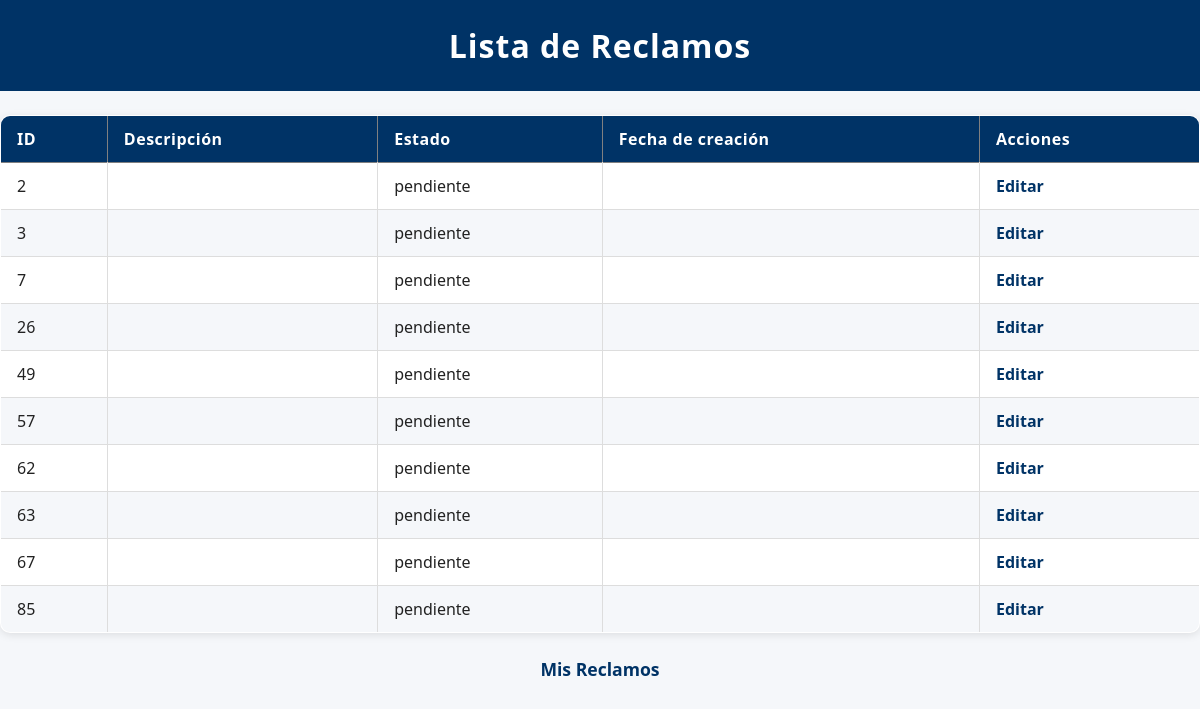
The app's page /listar_reclamos (signed in), older data.
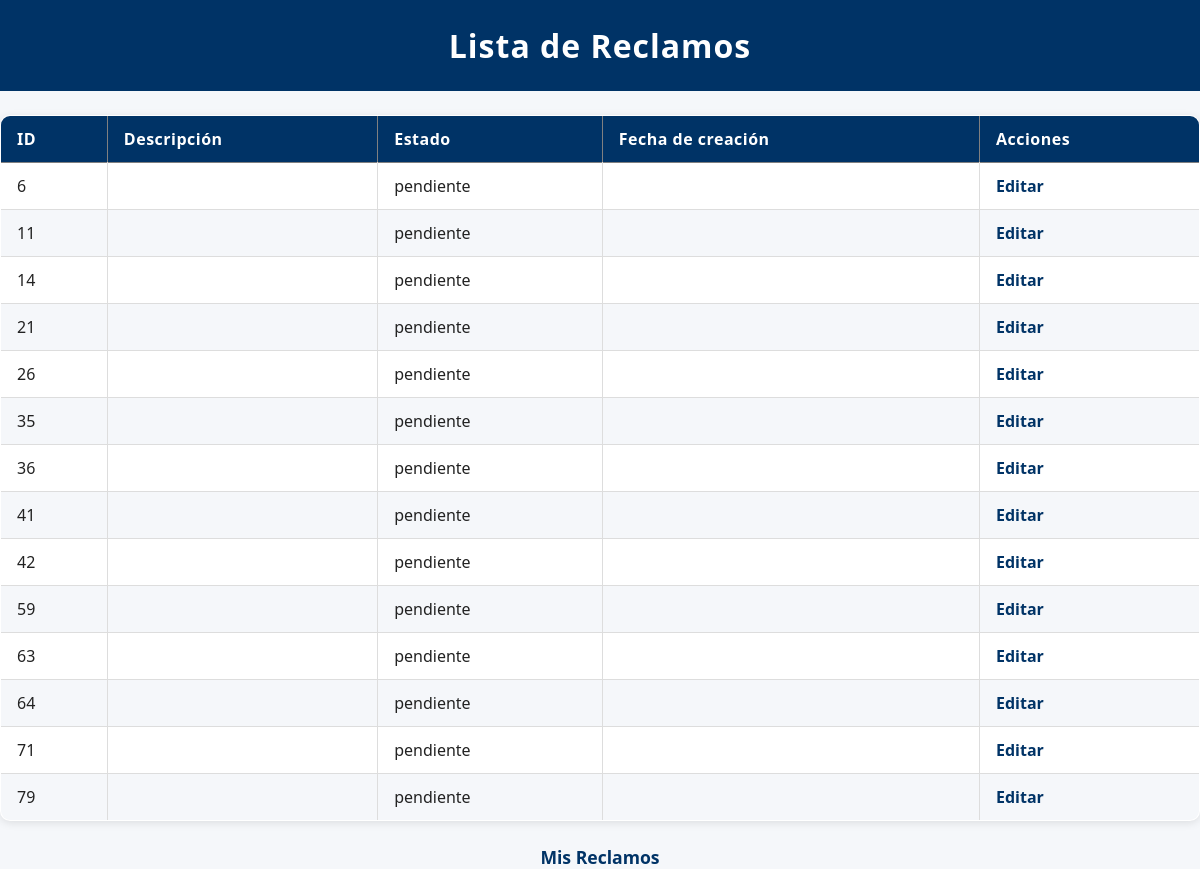
The same page, newer data.
### modules/modelos.py (models this page shows, shortened)
class Base(DeclarativeBase):
    pass

class ModeloReclamo(Base):
    __tablename__ = 'reclamos'
    id = Column(Integer, primary_key=True)
    estado = Column(String, default="pendiente")
    fecha_hora = Column(DateTime, default=datetime.utcnow)
    contenido = Column(String)
    usuario_id = Column(Integer, ForeignKey('usuarios.id'))
    departamento = Column(String)
    clasificacion = Column(String)
    cantidad_adherentes = Column(Integer, default=1) #Se contabiliza como adherente el usuario que crea el reclamo
    tiempo_estimado = Column(Integer,default=0) #Solo se cambia cuando el reclamo pasa de pendiente -->en proceso
    resuelto_en = Column(Integer,default=None) #Representa la cantidad de días que se tardó en resolver un reclamo
    usuarios = relationship(
        "ModeloUsuario",
        secondary=usuarios_reclamos,
        back_populates="reclamos"
    )
    usuario = relationship("ModeloUsuario", foreign_keys=[usuario_id], backref="reclamos_creados")

### server.py (the view)
@app.route('/listar_reclamos')
@login_required
def listar_reclamos():
    reclamos = repo_reclamos.obtener_todos_los_registros(current_user.id)
    return render_template('listar_reclamos.html', reclamos=reclamos)

### modules/login.py (called while the page is built)
    @property
    def is_authenticated(self):
        return True

### modules/repositorio.py (called while the page is built)
    def obtener_registro_por_filtro(self, campo, valor, campo2=None, valor2=None):
        query = self.__session.query(ModeloUsuario).filter(getattr(ModeloUsuario, campo) == valor)
        if campo2 and valor2:
            query = query.filter(getattr(ModeloUsuario, campo2) == valor2)
        modelo = query.first()
        if modelo:
            return self.__map_modelo_a_entidad(modelo)
        return None

    def __map_modelo_a_entidad(self, modelo: ModeloUsuario):
        return Usuario(
            nombre=modelo.nombre,
            apellido=modelo.apellido,
            email=modelo.email,
            nombre_de_usuario=modelo.nombre_de_usuario,
            contraseña=modelo.contraseña,
            rol=modelo.rol,
            claustro=modelo.claustro,
            id=modelo.id
        )

    def obtener_todos_los_registros(self, usuario_id):
        return self.__session.query(ModeloReclamo).filter_by(usuario_id=usuario_id).all()

### modules/usuarios.py (called while the page is built)
    @property
    def nombre(self):
        return self.__nombre

    @property
    def apellido(self):
        return self.__apellido

    @property
    def rol(self):
        return self.__rol

### templates/listar_reclamos.html (shortened to what this page needs)
<!DOCTYPE html>
<html lang="en">
<head>
    <link rel="stylesheet" href="{{ url_for('static', filename='style.css') }}">
</head>
<body>
    <h1>Lista de Reclamos</h1>
    <table border="1">
        <thead>
            <tr>
                <th>ID</th>
                <th>Descripción</th>
                <th>Estado</th>
                <th>Fecha de creación</th>
                <th>Acciones</th>
            </tr>
        </thead>
        <tbody>
            {% for reclamo in reclamos %}
            <tr>
                <td>{{ reclamo.id }}</td>
                <td>{{ reclamo.descripcion }}</td>
                <td>{{ reclamo.estado }}</td>
                <td>{{ reclamo.fecha_creacion }}</td>
                <td>
                    <a href="{{ url_for('editar_reclamo', reclamo_id=reclamo.id) }}">Editar</a>
                </td>
            </tr>
            {% endfor %}
        </tbody>
    </table>
    <p><a href="{{ url_for('mis_reclamos') }}">Mis Reclamos</a></p>
</body>
</html>

Row changes from the older to the newer data that the page shows:
no longer on this page (row edited): ModeloReclamo: id "2", estado "pendiente"
no longer on this page (row edited): ModeloReclamo: id "3", estado "pendiente"
no longer on this page (row edited): ModeloReclamo: id "7", estado "pendiente"
no longer on this page (row edited): ModeloReclamo: id "49", estado "pendiente"
no longer on this page (row edited): ModeloReclamo: id "57", estado "pendiente"
no longer on this page (row edited): ModeloReclamo: id "62", estado "pendiente"
no longer on this page (row edited): ModeloReclamo: id "67", estado "pendiente"
no longer on this page (row edited): ModeloReclamo: id "85", estado "pendiente"
now on this page (row edited): ModeloReclamo: id "6", estado "pendiente"
now on this page (row edited): ModeloReclamo: id "11", estado "pendiente"
now on this page (row edited): ModeloReclamo: id "14", estado "pendiente"
now on this page (row edited): ModeloReclamo: id "21", estado "pendiente"
now on this page (row edited): ModeloReclamo: id "35", estado "pendiente"
now on this page (row edited): ModeloReclamo: id "36", estado "pendiente"
now on this page (row edited): ModeloReclamo: id "41", estado "pendiente"
now on this page (row edited): ModeloReclamo: id "42", estado "pendiente"
now on this page (row edited): ModeloReclamo: id "59", estado "pendiente"
now on this page (row edited): ModeloReclamo: id "64", estado "pendiente"
now on this page (row edited): ModeloReclamo: id "71", estado "pendiente"
now on this page (row edited): ModeloReclamo: id "79", estado "pendiente"
